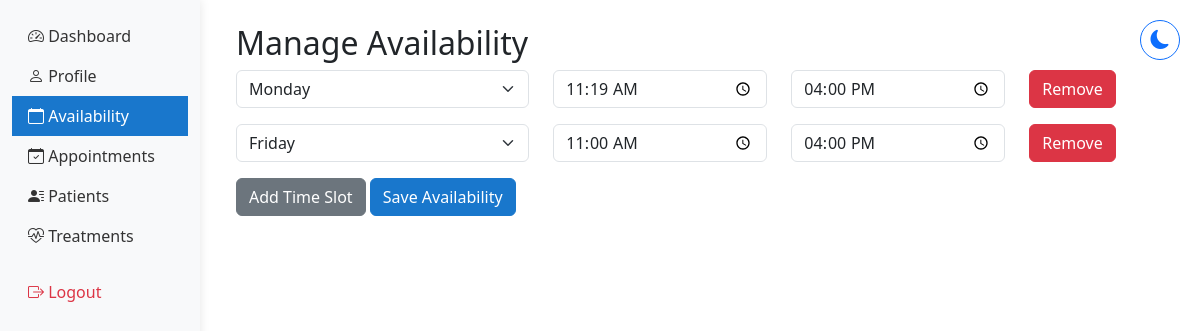
Page /doctor/availability/ (signed in) on the committed database.
### hmsapp/models.py (models this page shows, shortened)
class DoctorAvailability(models.Model):
    DAYS_OF_WEEK = [
        (0, 'Monday'),
        (1, 'Tuesday'),
        (2, 'Wednesday'),
        (3, 'Thursday'),
        (4, 'Friday'),
        (5, 'Saturday'),
        (6, 'Sunday'),
    ]
    doctor = models.ForeignKey(DoctorProfile, on_delete=models.CASCADE, related_name='availabilities')
    day_of_week = models.IntegerField(choices=DAYS_OF_WEEK)
    start_time = models.TimeField()
    end_time = models.TimeField()
    is_available = models.BooleanField(default=True)
    class Meta:
        verbose_name_plural = "Doctor Availabilities"
        ordering = ['day_of_week', 'start_time']

### hmsapp/views.py (the view, shortened to what this page needs)
# urls.py: path('doctor/availability/', views.manage_availability, name='manage_availability'),
@user_passes_test(is_doctor)
def manage_availability(request):
    doctor = get_object_or_404(DoctorProfile, user=request.user)
    availability = DoctorAvailability.objects.filter(doctor=doctor)
    context = {
        'doctor': doctor,
        'availability': availability
    }
    return render(request, 'shared/availability.html', context)

### hmsapp/context_processors.py (called while the page is built)
def base_template(request):
    if request.user.is_authenticated:
        if request.user.groups.filter(name='Doctors').exists():
            base_template = 'doctor/base_doctor.html'
        elif request.user.groups.filter(name='Administrators').exists():
            base_template = 'hosp_admin/base_admin.html'
        else:
            base_template = 'staff/base_staff.html'
    else:
        base_template = 'staff/base_staff.html'
    return {'base_template': base_template}

### hmsapp/views.py (called while the page is built)
def is_doctor(user):
    return user.is_authenticated and user.groups.filter(name='Doctors').exists()

### hmsapp/templates/shared/availability.html (shortened to what this page needs)
{% extends 'doctor/base_doctor.html' %}
{% load static %}
{% block content %}
<div class="container mt-4">
    <h2>Manage Availability</h2>
    <form method="post">
        <div id="availability-slots">
            {% for slot in availability %}
            <div class="row mb-3">
                <div class="col-md-4">
                    <select name="day" class="form-select" required>
                        <option value="0" {% if slot.day_of_week == 0 %}selected{% endif %}>Monday</option>
                        <option value="4" {% if slot.day_of_week == 4 %}selected{% endif %}>Friday</option>
                    </select>
                </div>
                <div class="col-md-3">
                    <input type="time" name="start_time" class="form-control" value="{{ slot.start_time|time:'H:i' }}" required>
                </div>
                <div class="col-md-3">
                    <input type="time" name="end_time" class="form-control" value="{{ slot.end_time|time:'H:i' }}" required>
                </div>
                <div class="col-md-2">
                    <button type="button" class="btn btn-danger" onclick="this.parentElement.parentElement.remove()">Remove</button>
                </div>
            </div>
            {% endfor %}
        </div>
        <button type="button" class="btn btn-secondary" onclick="addSlot()">Add Time Slot</button>
        <button type="submit" class="btn btn-primary">Save Availability</button>
    </form>
</div>
{% endblock %}

### hmsapp/templates/doctor/base_doctor.html (style rules this page uses)
.btn-primary { background-color: #1977cc; border-color: #1977cc; }

### rows in the picture
DoctorAvailability: day "Monday", start_time "11:19", end_time "16:00"
DoctorAvailability: day "Friday", start_time "11:00", end_time "16:00"
